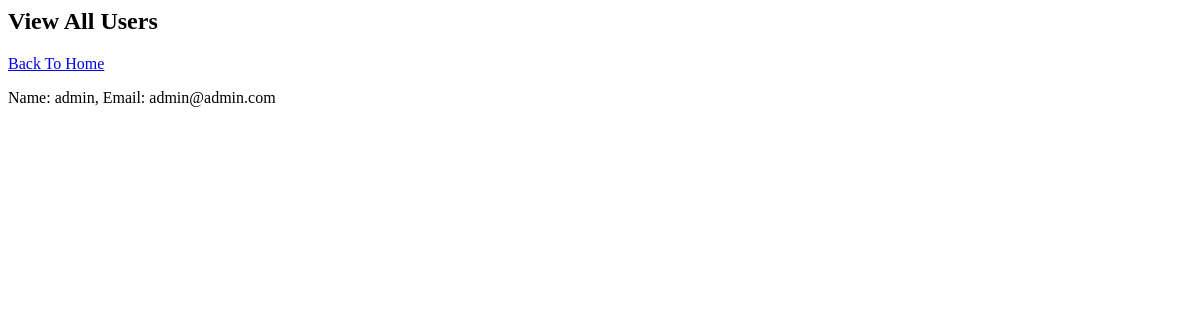
Before: /view with the older database file.
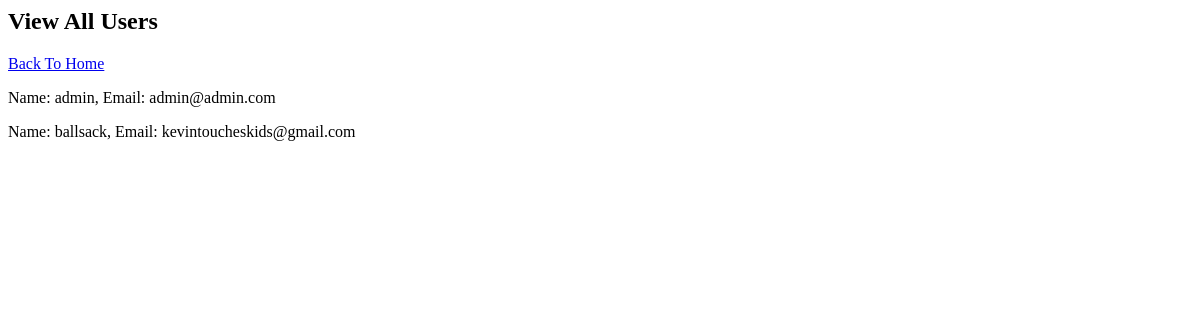
After: the same page with the newer database file.
### app/models.py (models this page shows, shortened)
class User(db.Model, UserMixin):
    id = db.Column("id", db.Integer, primary_key=True)
    username = db.Column(db.String(80), unique=True, nullable=False)
    email = db.Column(db.String(120), unique=True, nullable=False)
    password = db.Column(db.String(100), nullable=False)
    books = db.relationship('Book', backref='user')

### app/routes/user_routes.py (the view)
@bp.route("/view")
def view():
    return render_template("view_user.html", values=User.query.all())

### app/templates/view_user.html (shortened to what this page needs)
{% extends "base.html" %}
{% block header %}<h2>View All Users</h2>{% endblock %}
{% block content %}
    <a href="/">Back To Home</a>
    {% for item in values %}
        <p>Name: {{item.username}}, Email: {{item.email}}</p>
    {% endfor%}
{% endblock %}

### app/templates/base.html (shortened to what this page needs)
<html>
    <head>
    </head>
    <body>
        {% block header %}
        {% endblock %}
        {% block content %}
        {% endblock %}
    </body>
</html>

Changed rows visible on the page:
added User: username "ballsack", email "kevintoucheskids@gmail.com"
